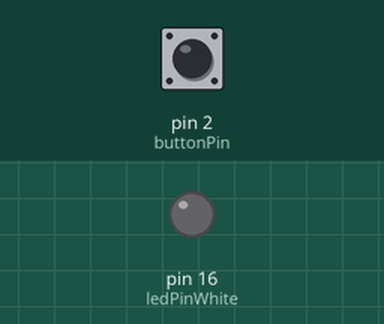
The sketch below on a simulated Arduino Uno, built with avr-gcc and run on an emulated ATmega328P. On the bench: output pins drawn as LEDs (lit = HIGH). Dashed ring = blinking. The test bench sets the inputs (shaded band); at power-on: pin 2 (buttonPin) HIGH.

Above: at 1.2 s.
1.3 s: pin 2 (buttonPin) pulled LOW for 3.2 s
At 1.9 s:
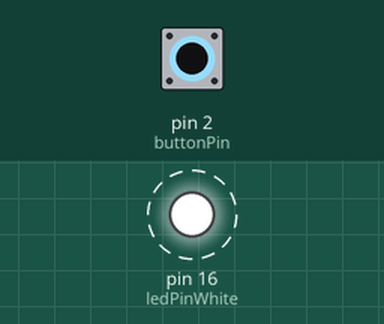
6.0 s: pin 2 (buttonPin) pulled LOW for 0.15 s
At 6.7 s:
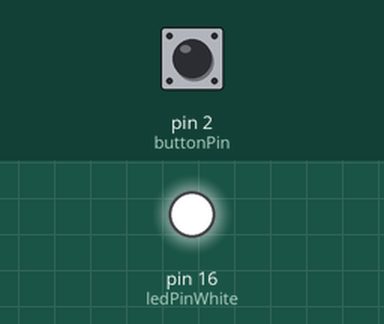
7.6 s: pin 2 (buttonPin) pulled LOW for 1 s
At 7.9 s:
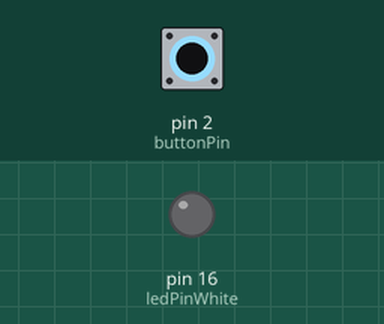
Timing chart, 0 to 10.6 s (numbered marks = the images above; inputs shaded):
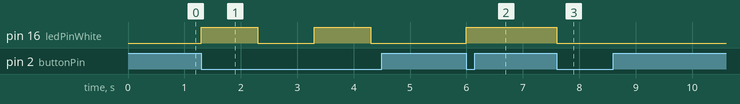

The sketch:

flashlight.ino
```cpp
const int ledPinWhite = 16; // LED
const int buttonPin = 2;  // button

bool ledState = false;

void setup() {
  Serial.begin(115200);
  pinMode(ledPinWhite, OUTPUT);  // Set the LED pin as an output
  pinMode(buttonPin, INPUT);    // Set the button pin as an input
}

void loop() {
  int buttonState = digitalRead(buttonPin); // Read the state of the button

  if (buttonState == LOW) { // If the button is pressed
    if(!ledState) {
    digitalWrite(ledPinWhite, HIGH); // Turn on the LED
    ledState = true;
    } else {
      digitalWrite(ledPinWhite, LOW);
      ledState = false;
    }
    delay(1000); // adding a debounce so that the light can be toggled without any electric current error
  }
}
```

Measured:
- after the input at 1.3 s, pin 16 (ledPinWhite): alternates HIGH for 1.0 s and LOW for 1.0 s, starting at once
- after the input at 6.0 s, pin 16 (ledPinWhite): LOW → HIGH at once
- after the input at 7.6 s, pin 16 (ledPinWhite): HIGH → LOW at once
